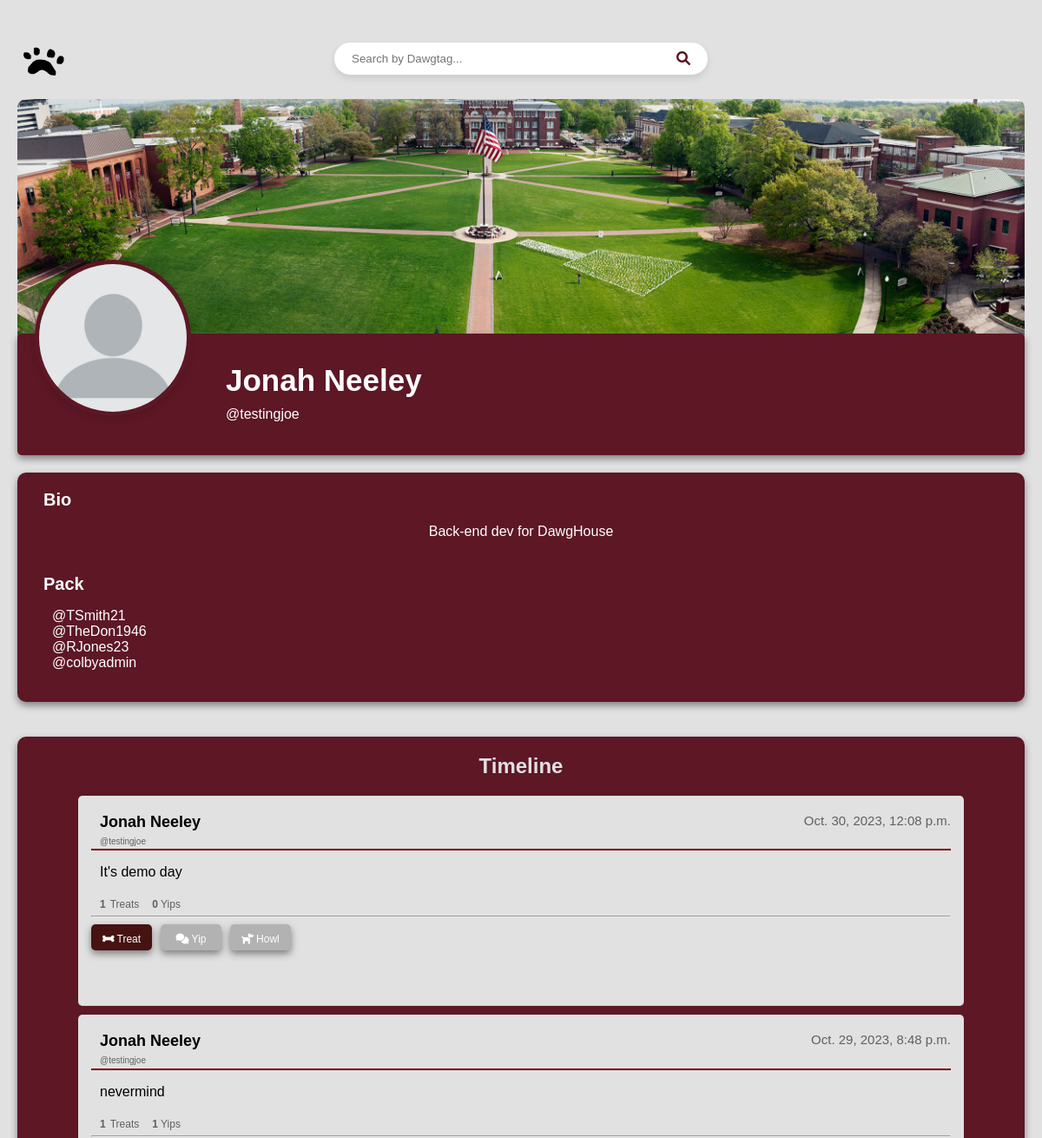
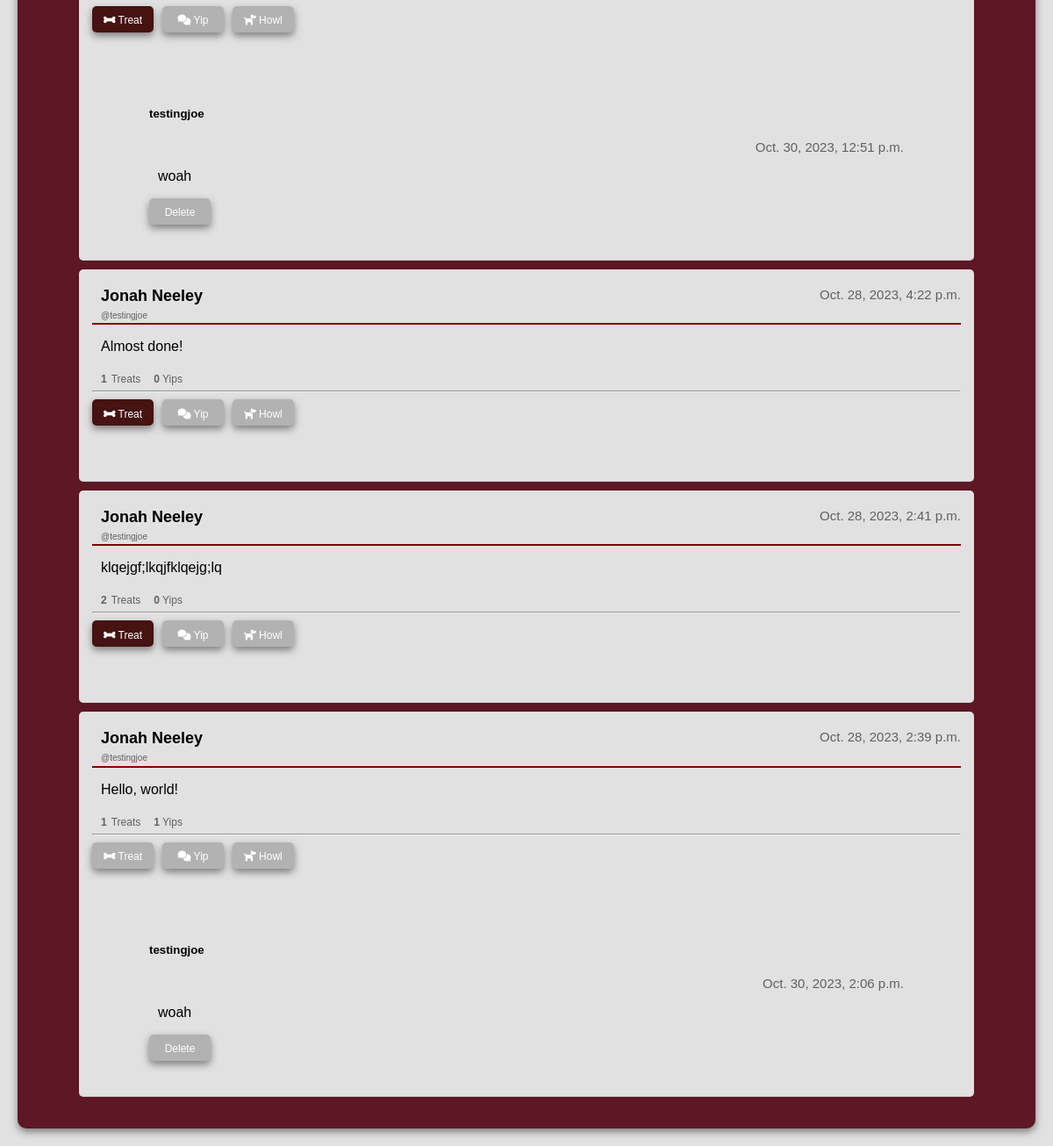
/main/profile/testingjoe/ (signed in), run on the app's committed database (2 pictures, top to bottom).
### homepage/models.py (models this page shows, shortened)
class DawgHouseUser(AbstractBaseUser, PermissionsMixin):
    username = models.CharField(unique=True, max_length=30)
    first_name = models.CharField(max_length=30)
    last_name = models.CharField(max_length=30)
    bio = models.TextField(blank=True, max_length=200)
    friends = models.ManyToManyField("self", blank=True)
    is_staff = models.BooleanField(default=False)
    USERNAME_FIELD = "username"
    REQUIRED_FIELDS = ["first_name", "last_name"]
    objects = DawgHouseUserManager()

class Bark(models.Model):
    id = models.UUIDField(primary_key=True, default=uuid.uuid4)
    user = models.ForeignKey(settings.AUTH_USER_MODEL, on_delete=models.CASCADE)
    content = models.TextField()
    timestamp = models.DateTimeField(auto_now_add=True)
    num_likes = models.IntegerField(default=0)
    num_yips = models.IntegerField(default=0)
    num_howls = models.IntegerField(default=0)
    treated_by = models.ManyToManyField(
        DawgHouseUser, related_name="treats_given", blank=True
    )
    is_repost = models.BooleanField(default=False)
    original_bark=models.ForeignKey('self',null=True,blank=True, on_delete=models.SET_NULL)

class Comment(models.Model):
    bark = models.ForeignKey(Bark, related_name="comments", on_delete=models.CASCADE)
    name = models.ForeignKey(DawgHouseUser, on_delete=models.CASCADE)
    body = models.TextField()
    date_added = models.DateTimeField(auto_now_add=True)

### homepage/views.py (the view)
# urls.py: path("profile/<str:username>/", views.ProfileView, name="profile"),
def ProfileView(request, username):
    user = get_object_or_404(DawgHouseUser, username=username)
    friends_list = user.friends.all()
    barks = Bark.objects.filter(user=user).order_by("-timestamp")
    context = {"user": user, "barks": barks, "friends_list": friends_list}
    if user == request.user:
        return render(request, "user_profile.html", context)
    elif request.user in user.friends.all():
        return render(request, "friend_view.html", context)
    else:
        return render(request, "non_friend_view.html", context)

### homepage/templates/friend_view.html (shortened to what this page needs)
<!DOCTYPE html>
<html>
<head>
    {% load static %}
    <link rel="stylesheet" href="{% static 'friend.css' %}" />
    <link rel="stylesheet" href="https://cdnjs.cloudflare.com/ajax/libs/font-awesome/6.0.0/css/all.min.css">
</head>
<body>
    <div class="top-bar">
        <a href="{% url 'main_timeline' %}" class="logo-link">
            <img src="{% static 'images/DHLogo.png' %}" alt="DawgHouse Logo" class="logo" />
        </a>
        <form method="POST" action="{% url 'search_users' %}" class="search-bar-container">
            <input type="text" id="searchInput" name="username" placeholder="Search by Dawgtag...">
            <button type="submit"><i class="fa fa-search" aria-hidden="true"></i></button>
        </form>
    </div>
    <div class="profile-cover">
        <img src="{% static 'images/msstate.jpg' %}" alt="{{ user.username }}'s cover photo" />
    </div>
    <div class="profile-content">
        <div class="profile-header">
            <img src="{% static 'images/profilePicture.jpg' %}" alt="{{ user.username }}'s profile picture" />
            <div class="profile-name-bio">
                <h1>{{ user.first_name }} {{ user.last_name }}</h1>
                <p>@{{ user.username }}</p>
            </div>
        </div>
        <div class="profile-layout">
            <div class="bio-container">
                <strong>Bio</strong>
                <div class="display-bio">
                    <p id="bioText">{{ user.bio }}</p>
                </div>
                <div class="friends-list">
                    <strong>Pack</strong> {% if friends_list %}
                    <ul>
                        {% for friend in friends_list %}
                        <li>@{{ friend.username }}</li>
                        {% endfor %}
                    </ul>
                    {% else %}
                    <p>No friends yet!</p>
                    {% endif %}
                </div>
            </div>
        <div class="barks-container">
          <h2>Timeline</h2>
          <ul>
            {% for bark in barks %}
            <li class="bark">
              <div class="bark-header">
                  <h3>{{ user.first_name }} {{ user.last_name }}</h3>
                  <p class="timestamp">{{ bark.timestamp }}</p>
              </div>
              <h4>@{{ user.username }}</h4>
              <hr color="maroon">
              <div class="bark-content-display">
                <p id="bark-content-{{ bark.id }}">{{ bark.content }}</p>
              </div>
              <div class="counters-container">
                <h4 class="counters-container">
                  <strong>{{ bark.num_likes }}</strong> Treats
                  <span class="comment-counter"><strong>{{ bark.num_yips }}</strong> Yips</span>
                </h4>
              </div>
              <hr>
              <div class="button-container">
                <form action="{% url 'give_treat' bark.id user.username %}" method="post">
                  {% csrf_token %} {% if user in bark.treated_by.all %}
                  <button type="submit" style="background-color: rgb(70, 18, 18)"><i class="fa-solid fa-bone" style="color:white;"></i> Treat</button>
                  {% else %}
                  <button type="submit"><i class="fa-solid fa-bone" style="color:white;"></i> Treat</button>
                  {% endif %}
                </form>
                <button class="show-comment-input" data-bark-id="{{ bark.id }}"><i class="fa-solid fa-comments" style="color:white;"></i> Yip</button>
                <form method="POST" class="repost-form">
                  <button type="button" class="repost-button" data-bark-id="{{ bark.id }}">
                      <i class="fa-solid fa-dog" style="color:white;"></i> Howl
                  </button>
              </form>
              </div>
                  <div class="comments-container">
                    <h2>Comments</h2>
                    <ul id="comment-list">
                        {% for comment in bark.comments.all %}
                        <li class="comment">
                            <div class="comment-header">
                                <h5 class="username">{{ comment.name.username }}</h5>
                                <p class="timestamp">{{ comment.date_added }}</p>
                            </div>
                            <div class="comment-content-display">
                                <p>{{ comment.body }}</p>
                                <button class="delete-comment" data-comment-id="{{ comment.id }}">Delete</button>
                            </div>
                        </li>
                        {% endfor %}
                    </ul>
                </div>
            {% endfor %}
            </ul>
        </div>
    </div>
</body>
</html>

### homepage/static/friend.css (style rules this page uses)
body { font-family: Arial, sans-serif; background-color: rgb(225, 225, 225); color: #333; margin: 20px; }
.profile-layout { display: flex; flex-wrap: wrap; gap: 20px; width: 100%; }
.profile-content { grid-column: 2; }
.profile-cover img { display: block; width: 100%; height: 300px; object-fit: cover; margin: 0; border-radius: 10px; }
.profile-header { position: relative; background-color: #5d1725; color: white; padding: 20px; display: flex; align-items: center; gap: 15px; margin-top: -30px; min-height: 100px; margin-bottom: 20px; border-radius: 5px; box-shadow: 0 4px 8px rgb(127, 126, 126); }
.profile-header img { position: absolute; top: -85px; left: 20px; width: 170px; height: 170px; object-fit: cover; border-radius: 50%; border: 5px solid #5d1725; box-shadow: 0 4px 8px rgba(0,0,0,0.1); }
.profile-name-bio { display: flex; flex-direction: column; gap: 5px; margin-left: 220px; }
.profile-name-bio h1 { margin: 0; padding: 0; font-size: 35px; margin-top: 0; }
.profile-name-bio p { margin: 5px 0; margin-top: 5px; }
.bark { border-bottom: 1px solid #ccc; padding: 10px 0; }
ul { list-style-type: none; padding: 0; }
.bio-container { flex: 1; background-color: #5d1725; padding: 20px; border-radius: 10px; box-shadow: 0 4px 8px rgb(127, 126, 126); color: white; }
.bio-container strong { display: block; text-align: left; margin-bottom: 10px; margin-left: 10px; font-size: 20px; }
.bio-container p { text-align: center; }
.friends-list { margin-top: 40px; }
.friends-list strong { display: block; margin-bottom: 10px; text-align: left; font-size: 20px; }
.friends-list ul { padding-left: 20px; }
.button-container { display: flex; align-items: center; gap: 10px; }
.top-bar { display: flex; align-items: center; justify-content: space-between; padding: 10px 5px; position: relative; }
.search-bar-container { display: flex; align-items: center; background-color: white; border-radius: 20px; padding: 5px 15px; box-shadow: 0 4px 8px rgba(0,0,0,0.1); position: absolute; left: 50%; transform: translateX(-50%); width: 400px; }
#searchInput { border: none; outline: none; padding: 5px; flex-grow: 1; }
.fa-search { color: #5d1725; cursor: pointer; }
.search-bar-container button { background: none; border: none; padding: 5px; cursor: pointer; color: #5d1725; }
.search-bar-container button .fa-search { font-size: 16px; }
.logo-link { display: inline-block; vertical-align: middle; z-index: 10; }
.logo { height: 70px; width: auto; transition: opacity 0.3s ease; }
.barks-container { flex: 1 100%; width: 60%; margin-left: auto; margin-right: auto; background-color: #5d1725; padding: 20px; border-radius: 10px; box-shadow: 0 4px 8px rgb(127, 126, 126); color: black; margin-top: 20px; }
.barks-container h2 { margin: 0; margin-bottom: 20px; text-align: center; color: #e1e1e1; }
.barks-container ul { list-style-type: none; padding: 0; }
.barks-container li { padding: 15px; margin-left: 50px; margin-right: 50px; margin-bottom: 10px; background-color: rgb(225, 225, 225); border-radius: 5px; }
.barks-container h3 { font-size: 18px; margin-top: 5px; margin-bottom: 0; margin-left: 10px; font-weight: bold; }
.barks-container h4 { font-size: 10px; font-weight: normal; margin-top: -5px; margin-left: 10px; color: #606060; }
.counters-container h4 { font-size: 12px; font-weight: normal; margin-top: 5px; margin-left: 10px; color: #606060; }
.counters-container { display: flex; align-items: center; gap: 5px; flex-wrap: wrap; }
.comment-counter { margin-left: 10px; }
.bark-header { display: flex; justify-content: space-between; }
.barks-container .timestamp { text-align: right; font-size: 15px; margin-top: 5px; color: #606060; }
.barks-container hr { margin-top: -10px; }
.barks-container button { width: 70px; height: 30px; border-radius: 5px; background-color: #b2b2b2; text-align: center; font-size: 12px; font-weight: 300; padding-top: 4px; margin-top: 0px; box-shadow: 0 4px 8px rgb(127, 126, 126); color: white; border: none; }
.barks-container p { margin-left: 10px; }
.bark-content-display { position: relative; padding-right: 25px; }

### data on the page
DawgHouseUser: first_name "Jonah", last_name "Neeley", username "testingjoe", bio "Back-end dev for DawgHouse"
DawgHouseUser: username "TSmith21"
DawgHouseUser: username "TheDon1946"
DawgHouseUser: username "RJones23"
DawgHouseUser: username "colbyadmin"
Bark: timestamp "Oct. 30, 2023, 12:08 p.m.", content "It's demo day", num_likes "1", num_yips "0", shows "Treat"
Bark: timestamp "Oct. 29, 2023, 8:48 p.m.", content "nevermind", num_likes "1", num_yips "1", shows "Treat"
Comment: name.username "testingjoe", date_added "Oct. 30, 2023, 12:51 p.m.", body "woah"
Bark: timestamp "Oct. 28, 2023, 4:22 p.m.", content "Almost done!", num_likes "1", num_yips "0", shows "Treat"
Bark: timestamp "Oct. 28, 2023, 2:41 p.m.", content "klqejgf;lkqjfklqejg;lq", num_likes "2", num_yips "0", shows "Treat"
Bark: timestamp "Oct. 28, 2023, 2:39 p.m.", content "Hello, world!", num_likes "1", num_yips "1", shows "Treat"
Comment: name.username "testingjoe", date_added "Oct. 30, 2023, 2:06 p.m.", body "woah"
